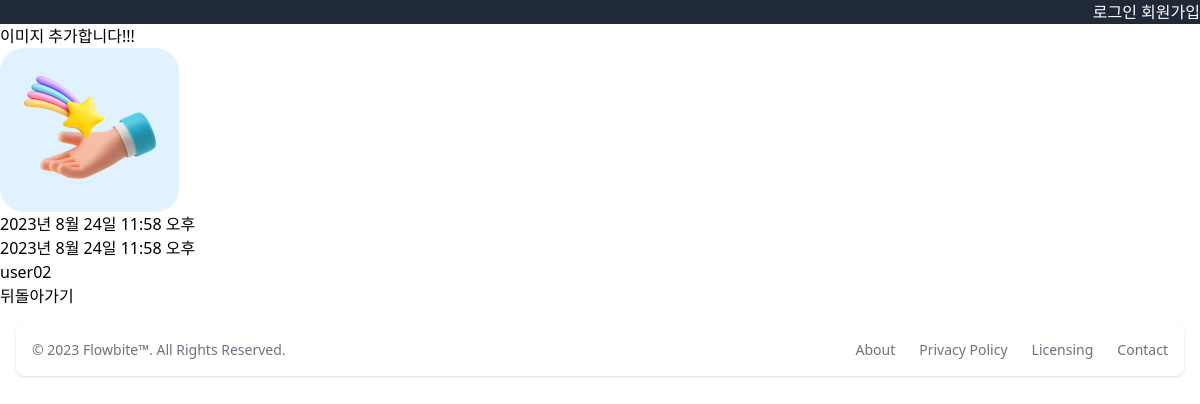
The page /todo/8/ on the database its author committed.
### todo/models.py (models this page shows, shortened)
class Todo(models.Model):
    user = models.ForeignKey("user.User", on_delete=models.CASCADE)
    content = models.TextField()
    created_at = models.DateTimeField(auto_now_add=True)
    updated_at = models.DateTimeField(auto_now=True)
    is_done = models.BooleanField(default=False)
    image = models.ImageField(blank=True, null=True)

### user/models.py (models this page shows)
class User(AbstractUser):
    profile = models.TextField(null=True, blank=True)
    like_todos = models.ManyToManyField("todo.Todo", related_name="like_users")
    follow = models.ManyToManyField("self", symmetrical=False, related_name="followers")

### todo/views.py (the view)
# urls.py: path("<int:todo_id>/", views.read),
def read(request, todo_id):
    todo = Todo.objects.get(id=todo_id)
    context = {
        "todo": todo,
    }
    return render(request, "todo/detail.html", context)

### todo/templates/todo/detail.html (shortened to what this page needs)
{% extends 'base.html' %} {% block content %}
<div>
  <h1>{{ todo.content }}</h1>
  <img src="/media/{{ todo.image }}" alt="" />
  <p>{{ todo.created_at }}</p>
  <p>{{ todo.updated_at }}</p>
  <p>{{ todo.user.username }}</p>
  <a href="/todo/">
    <button>뒤돌아가기</button>
  </a>
</div>
{% endblock %}

### rows shown on the page
Todo: content "이미지 추가합니다!!!", image (picture), created_at "2023년 8월 24일 11:58 오후", updated_at "2023년 8월 24일 11:58 오후", user.username "user02"
